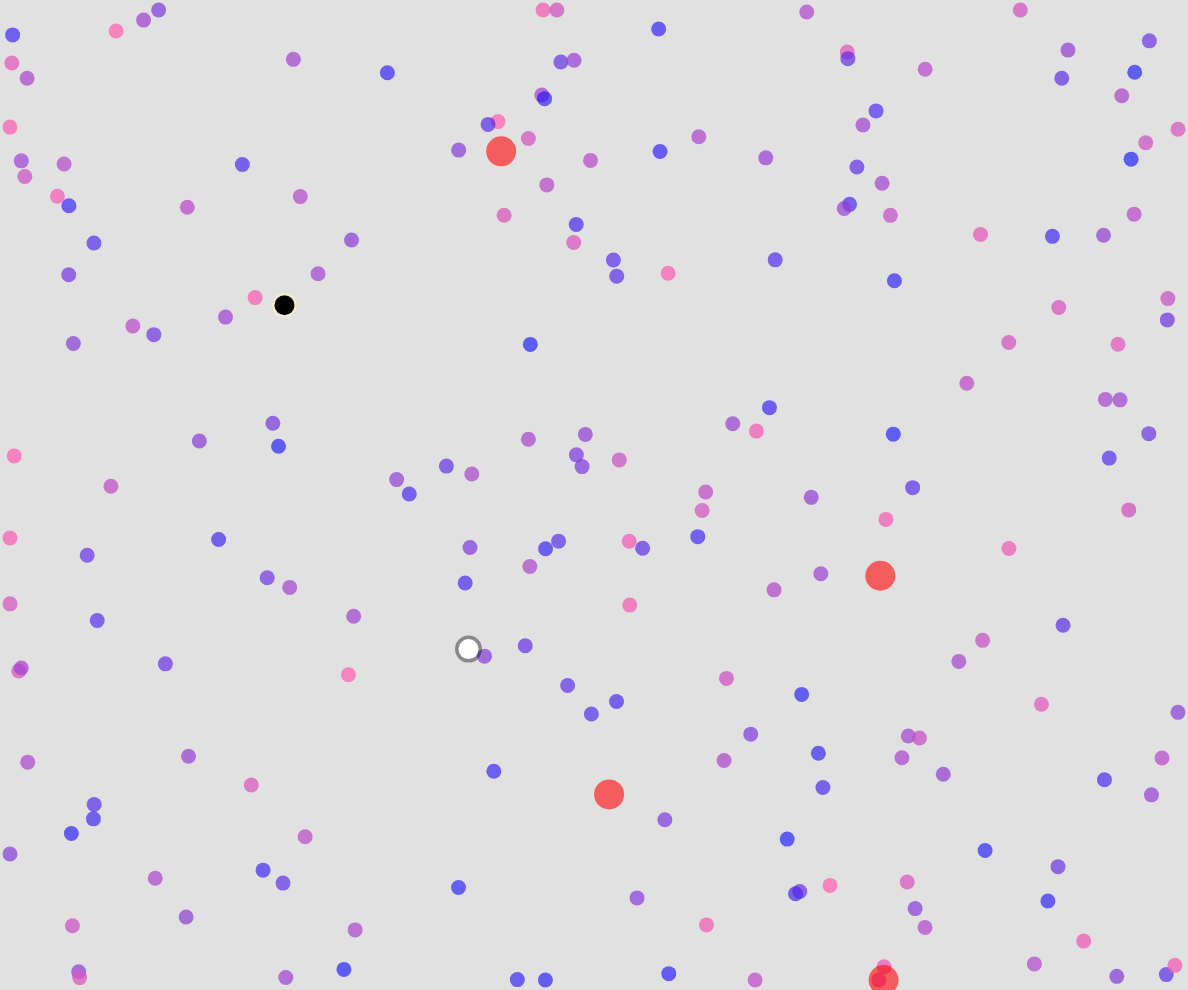
Frame 1 (no input)
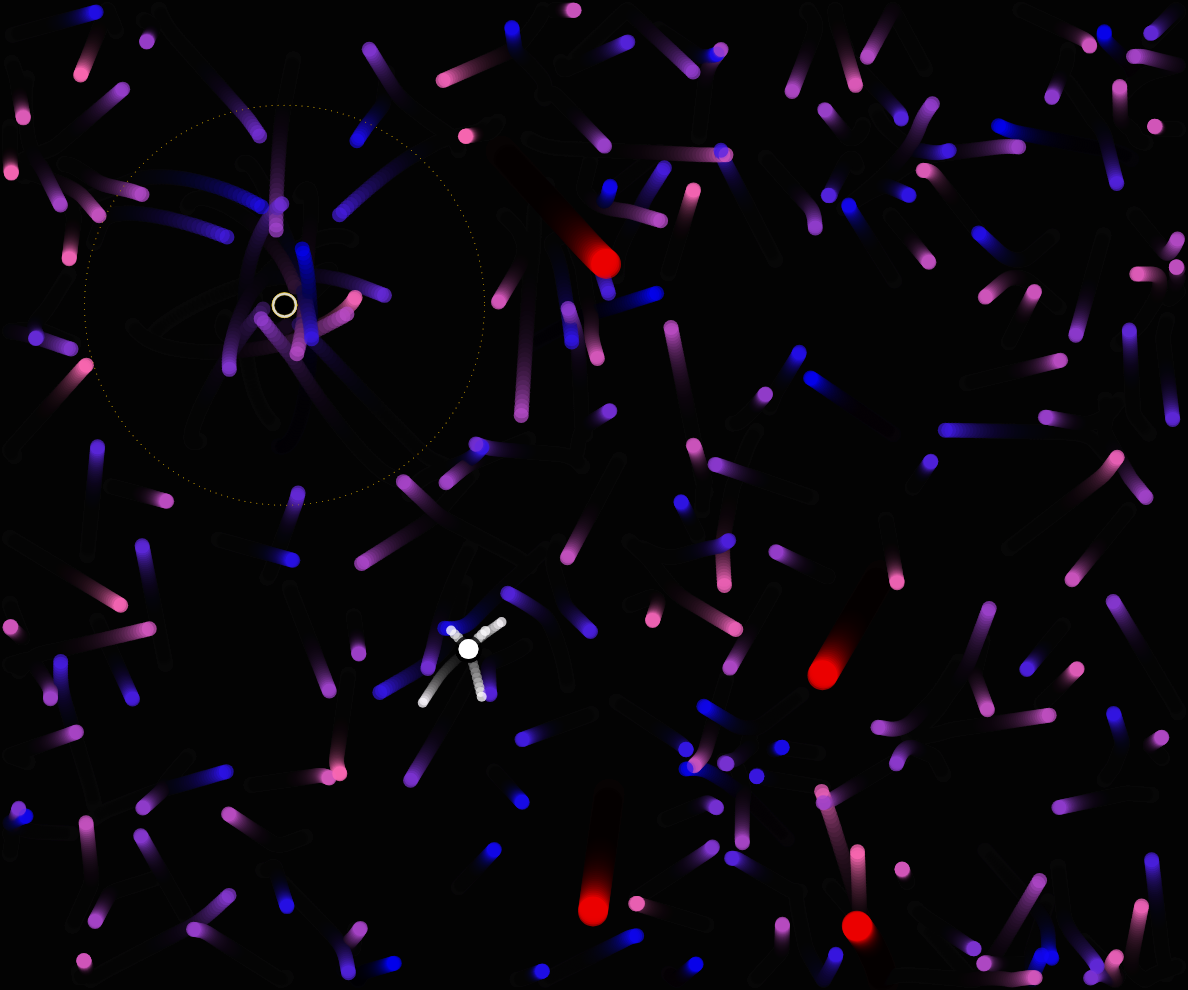
Frame 60 (no input)
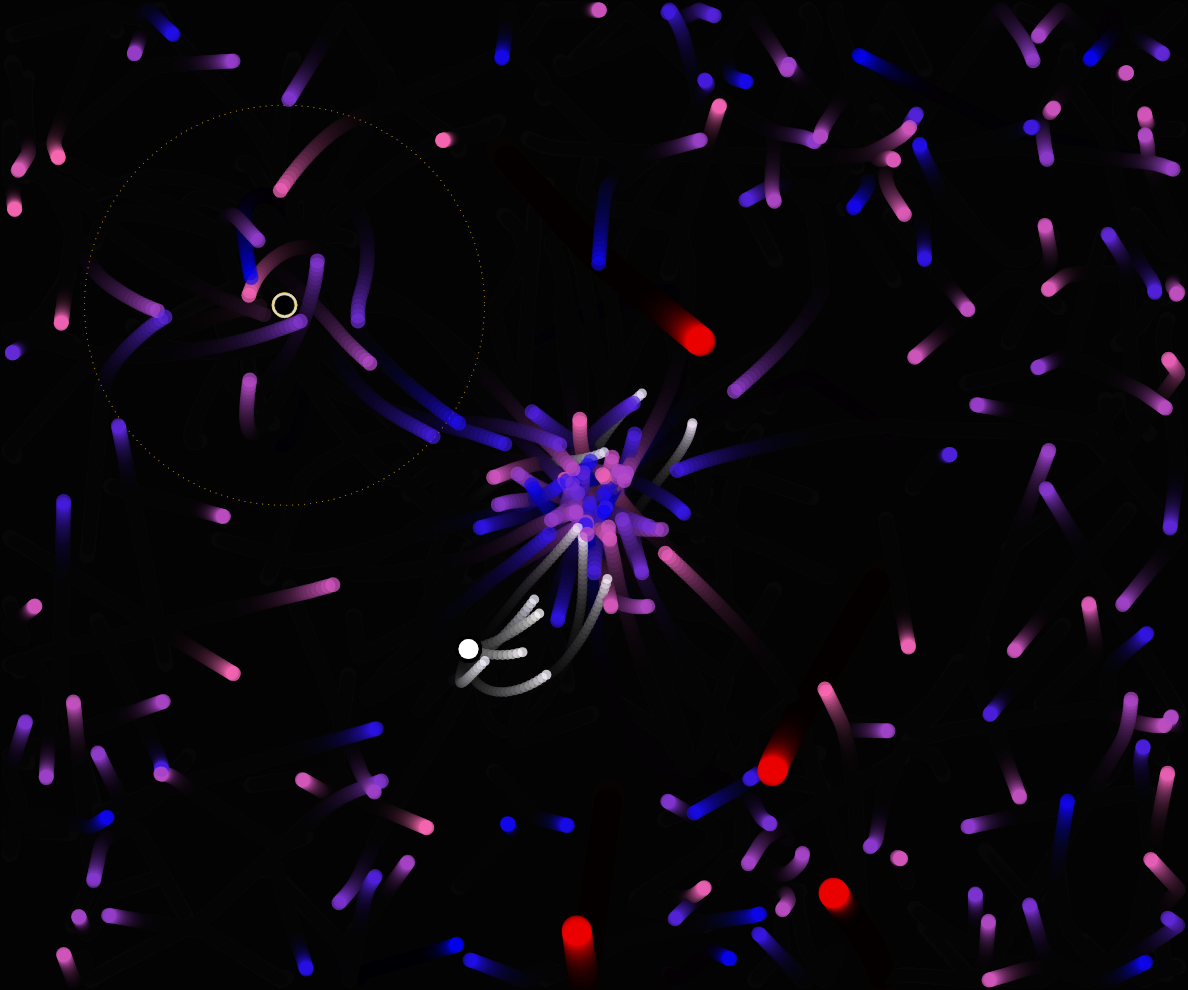
Frame 120 (the mouse pressed at the canvas centre since frame 60)

The p5.js sketch that drew these frames (run headless with seeded random() and noise() and a simulated clock; from frame 60 on, the mouse is pressed at the canvas centre):

// p5.js sketch
// ── sketch.js
let particles = [];
let isFist = false;
FRAMERATE = 60;

function preventDefaultBehavior(e) {
    e.preventDefault();
  }

function setup() {  
    // canvas 90% of the window width and height
  let cnv = createCanvas(windowWidth * 0.99, windowHeight * 0.99);

  // Add event listeners to prevent default behavior
  cnv.elt.addEventListener('touchstart', preventDefaultBehavior, {passive: false});
  cnv.elt.addEventListener('touchmove', preventDefaultBehavior, {passive: false});
  cnv.elt.addEventListener('touchend', preventDefaultBehavior, {passive: false});
  cnv.elt.addEventListener('mousedown', preventDefaultBehavior);
  cnv.elt.addEventListener('mousemove', preventDefaultBehavior);

  for (let i = 0; i < 200; i++) {
    let p = new Particle(random(width), random(height), false);
    particles.push(p);
  }
  
  for (let i = 0; i < 4; i++) {
    let special = new Particle(random(width), random(height), true);
    particles.push(special);
  }


//   for (let i = 0; i < 50; i++) {
//     let nonInteracting = new Particle(random(width), random(height), false, false);
//     particles.push(nonInteracting);
//   }

    let blackHoleLocation = createVector(random(width), random(height));    
    let blackHole = new Particle(blackHoleLocation.x, blackHoleLocation.y, false, false, 1);
    particles.push(blackHole);

    // whiteHoleLocation must be at least following pixels away from the black hole
    // minDistanceAway = sqrt((0.4 * width)^2 + (0.4 * height)^2);
    let minDistanceAway = sqrt((0.3 * width) * (0.3 * width) + (0.3 * height) * (0.3 * height));
    let whiteHoleLocation = createVector(random(width), random(height));
    while(dist(blackHoleLocation.x, blackHoleLocation.y, whiteHoleLocation.x, whiteHoleLocation.y) < 300) {
        whiteHoleLocation = createVector(random(width), random(height));
    }
    let whiteHole = new Particle(whiteHoleLocation.x, whiteHoleLocation.y, false, false, 2);
    particles.push(whiteHole);

  
}


function draw() {

    background(0, 30);
    
    for (let p of particles) {
        p.update();
        p.display();
    }
}

function mousePressed() {
    isFist = true;
}

function mouseReleased() {
    isFist = false;
}


class Particle {
    constructor(x, y, nucleus = false, interacting = true, type = 0) {
        this.p = createVector(x, y);
        this.v = createVector(random(-2, 2), random(-2, 2));
        this.a = createVector(0, 0);
        this.radius = 10;
        this.special = nucleus;
        this.interacting = interacting;
        this.type = type; // type 0: normal, type 1: black hole, type 2: white hole
        this.justEjected = false;
        this.timeSinceLastEjection = 0.0;
        this.EjectionStateTimeout = 8;

        let color1 = color(255, 105, 180, 200); // pink
        let color2 = color(0, 0, 255, 150); // blue
        this.col = lerpColor(color1, color2, random(0, 1));
        // I want a rainbow gradient, using lerpColor
        // let colors = [
        //     color(255, 0, 0, 150),    // red
        //     color(255, 255, 0, 150),  // yellow
        //     color(0, 255, 0, 150),    // green
        //     color(0, 255, 255, 150),  // cyan
        //     color(0, 0, 255, 150),    // blue
        //     color(255, 0, 255, 150)   // magenta
        //   ];
        // let color1 = colors[floor(random(0, colors.length))];
        // // color2 has to be different from color1
        // let color2 = colors[floor(random(0, colors.length))];
        // while(color2 == color1) {
        //     color2 = colors[floor(random(0, colors.length))];
        // }
        // this.col = lerpColor(color1, color2, random(0, 1))
        
    }

    update() {
        if(this.type == 1 || this.type == 2) {
            
        }
        else {
            this.p.add(this.v);
            this.v.add(this.a);
            this.v.limit(5);
        }

        // if this.justEjected is true, then add time to the timeSinceLastEjection
        if(this.justEjected) {
            this.timeSinceLastEjection += 1.0/60;
            if(this.timeSinceLastEjection > this.EjectionStateTimeout) {
                this.justEjected = false;
            }
        }
        

        // edge
        if(this.p.x + this.radius > width) {
            this.v.x *= -1;
            this.p.x = width - this.radius;
        }
        if (this.p.x - this.radius < 0) {
            this.v.x *= -1;
            this.p.x = this.radius;
        }
        if (this.p.y + this.radius > height) {
            this.v.y *= -1;
            this.p.y = height - this.radius;
        }
        if (this.p.y - this.radius < 0) {
            this.v.y *= -1;
            this.p.y = this.radius;
        }
        
        // iterate over all particles
        // bounce off the special particle, when distance with the special particle is less than 100
        if(this.interacting) {
            for (let other of particles) {
                if (other.special) {
                    let d = dist(this.p.x, this.p.y, other.p.x, other.p.y);
                    // bumping into the special particle
                    if (d < 50) {
                        let diff = p5.Vector.sub(this.p, other.p);
                        // add velocity to avoid the special particle
                        // normal should bounce off from special with a greater force
                        if(this.special == false) {
                            this.v.add(diff.div(240));
                        }
                        else { // special particle should bounce off with a less force
                            this.v.add(diff.div(500));
                        }
                    }
                }
                else{
                    let d = dist(this.p.x, this.p.y, other.p.x, other.p.y);
                    // bumping into the normal particle
                    if (d < 30) {
                        let diff = p5.Vector.sub(this.p, other.p);
                        // normal should bounce off from special with a greater force
                        if (this.special == false) {
                            this.v.add(diff.div(240));
                        }
                        else { // special particle should bounce off with a less force
                            this.v.add(diff.div(500));
                        }
                    }
                }

                // if the particle is a black hole, when it touches the black hole, it should be teleported to the white hole
                if(other.type == 1) {
                    let d = dist(this.p.x, this.p.y, other.p.x, other.p.y);
                    if (d < 20) {
                        this.p = createVector(particles[particles.length - 1].p.x, particles[particles.length - 1].p.y);
                        this.justEjected = true;
                        this.timeSinceLastEjection = 0;
                    }
                }
            }
        }
        // if particle is not interacting
        else {
            // the particle should still be attracted to the black hole and repelled from the white hole
            for (let other of particles) {
                if(other != this) {
                    if(other.type == 1) {
                        let d = dist(this.p.x, this.p.y, other.p.x, other.p.y);
                        if (d < 30) {
                            this.p = createVector(particles[particles.length - 1].p.x, particles[particles.length - 1].p.y);
                            this.justEjected = true;
                            this.timeSinceLastEjection = 0;
                        }
                    }
                }   
            }
        }

        // if the particle is a black hole
        if(this.type == 1) {
            // all particles should be attracted to the black hole
            for (let other of particles) {
                if(other != this) {
                    let diff = p5.Vector.sub(this.p, other.p);
                    // dist < 100, the force is applied
                    if(diff.mag() < 200) {
                        if(!other.special) {
                            diff.normalize();
                            diff.mult(0.16);
                            other.a.add(diff);
                        }
                    }
                }
            }
        }
        // if the particle is a white hole
        if(this.type == 2) {
            // all particles should be repelled from the white hole
            for (let other of particles) {
                if(other != this) {
                    let diff = p5.Vector.sub(this.p, other.p);
                    if(diff.mag() < 100) {
                        if(!other.special) {
                            diff.normalize();
                            diff.mult(-0.02);
                            other.a.sub(diff);
                        }
                    }
                }
            }
        }
        

        // seek mouse position
        
        let center = createVector(mouseX, mouseY);
        if(!this.special) {
            if(isFist) {
                // only affect particles in the radius of 
                let affectingRadius = sqrt((0.2 * width) * (0.2 * width) + (0.2 * height) * (0.2 * height));
                if(dist(this.p.x, this.p.y, center.x, center.y) < affectingRadius) {
                    let diff = p5.Vector.sub(center, this.p);
                    this.a = diff.div(500);
                    this.a.limit(3);
                }
                else {
                    this.a = createVector(0, 0);
                }
            }
            else {
                this.a = createVector(0, 0);
            }
        }
        
    }

    display() {
        noStroke();
        if(this)
        if(!this.interacting) {
            if(this.type == 1) {
                // add a hazy glow around the black hole
                // dotted circle with golden color
                noFill();
                stroke(255, 204, 0, 50); // golden color
                strokeWeight(1);
                let radius = 200;
                for (let i = 0; i < TWO_PI; i += 0.03) {
                    let x = this.p.x + cos(i) * radius;
                    let y = this.p.y + sin(i) * radius;
                    point(x, y);
                }

                fill(255,100);
                ellipse(this.p.x, this.p.y, this.radius*2.5, this.radius*2.5);
                fill(0);
                ellipse(this.p.x, this.p.y, this.radius*2, this.radius*2);
            }
            else if(this.type == 2) {
                fill(0,100);
                ellipse(this.p.x, this.p.y, this.radius*2.7, this.radius*2.7);
                fill(255);
                ellipse(this.p.x, this.p.y, this.radius*2, this.radius*2);
            }else {
                if(this.justEjected) {
                    // lerp between white and transparent grey, based on timeSinceLastEjection/EjectionStateTimeout
                    let color1 = color(255, 255, 255, 200); // white
                    let color2 = color(150, 100);
                    let col = lerpColor(color1, color2, this.timeSinceLastEjection/this.EjectionStateTimeout);
                    fill(col);
                    ellipse(this.p.x, this.p.y, this.radius, this.radius);
                }
                // fill with transparent grey
                else {
                    fill(150, 100);
                    ellipse(this.p.x, this.p.y, this.radius, this.radius);
                }
                
            }
        }
        else if(this.special) {
            if(this.justEjected) {
                // lerp between white and red, based on timeSinceLastEjection/EjectionStateTimeout
                let color1 = color(255, 255, 255, 200); // white
                let color2 = color((255, 0, 0, 150));
                let col = lerpColor(color1, color2, this.timeSinceLastEjection/this.EjectionStateTimeout);
                fill(col);
                ellipse(this.p.x, this.p.y, this.radius, this.radius);
            }
            else {
                fill(255, 0, 0, 150);
                ellipse(this.p.x, this.p.y, this.radius*3, this.radius*3);
            }
            
        }
        else {
            if(this.justEjected) {
                // lerp between white and red, based on timeSinceLastEjection/EjectionStateTimeout
                let color1 = color(255, 255, 255, 200); // white
                let color2 = this.col;
                let col = lerpColor(color1, color2, this.timeSinceLastEjection/this.EjectionStateTimeout);
                fill(col);
                ellipse(this.p.x, this.p.y, this.radius, this.radius);
            }
            else {
                fill(this.col);
                ellipse(this.p.x, this.p.y, this.radius*1.5, this.radius*1.5);
            }
            
        }
    }
}


// ── style.css
canvas {
    -webkit-tap-highlight-color: transparent; /* Prevent tap highlight color on mobile */
    -webkit-user-select: none; /* Prevent user selection in WebKit browsers */
    -moz-user-select: none; /* Prevent user selection in Firefox */
    -ms-user-select: none; /* Prevent user selection in IE 10+ */
    user-select: none; /* Standard syntax to prevent user selection */
}
